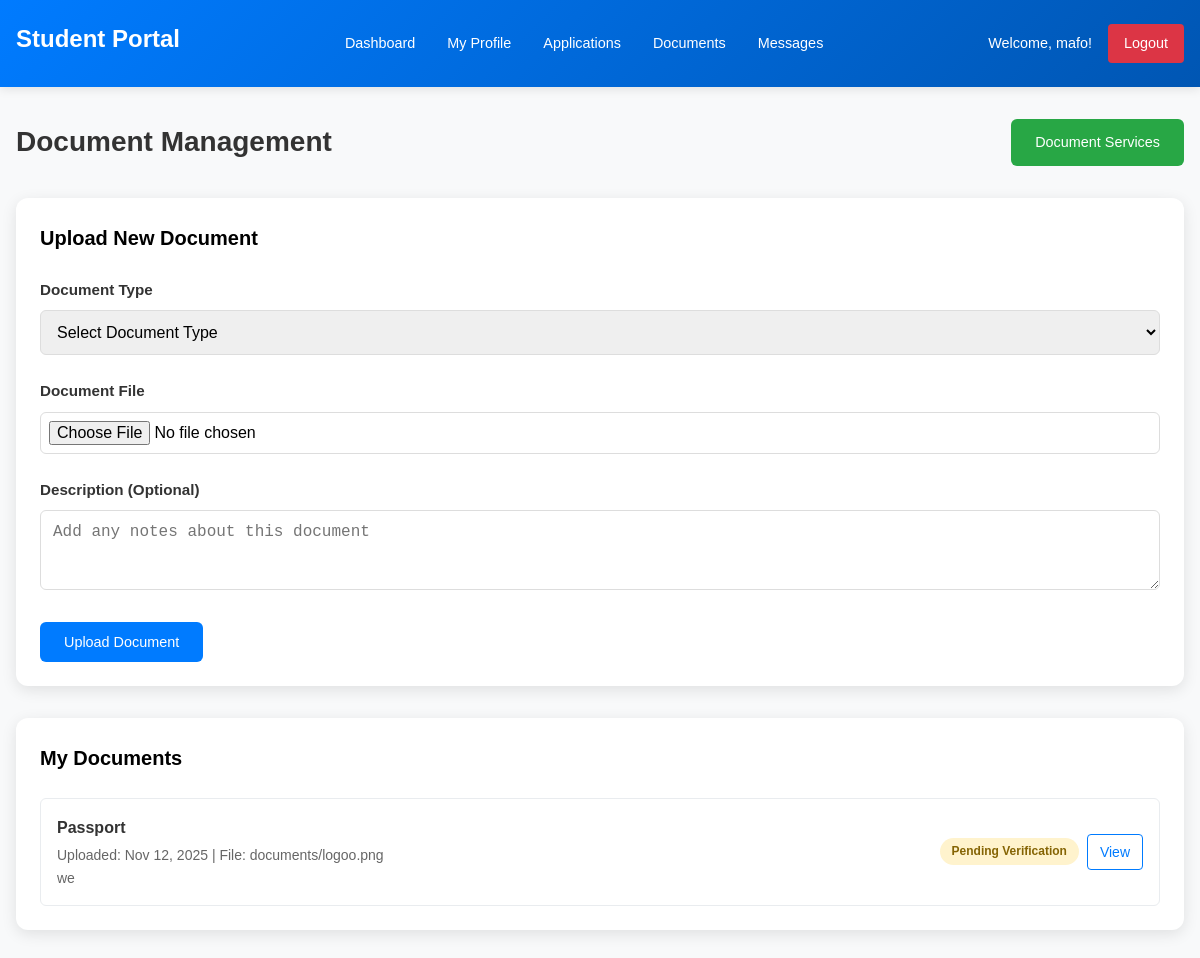
/student-portal/documents/ (signed in), run on the app's committed database.
### student_portal/models.py (models this page shows, shortened)
class Document(models.Model):
    DOCUMENT_TYPES = [
        ('passport', 'Passport'),
        ('academic_transcript', 'Academic Transcript'),
        ('degree_certificate', 'Degree Certificate'),
        ('recommendation_letter', 'Recommendation Letter'),
        ('sop', 'Statement of Purpose'),
        ('cv', 'CV'),
        ('language_test', 'Language Test Results'),
        ('financial_documents', 'Financial Documents'),
    ]
    student = models.ForeignKey(User, on_delete=models.CASCADE)
    document_type = models.CharField(max_length=50, choices=DOCUMENT_TYPES)
    file = models.FileField(upload_to='documents/')
    description = models.TextField(blank=True)
    uploaded_at = models.DateTimeField(auto_now_add=True)
    is_verified = models.BooleanField(default=False)

### student_portal/views.py (the view)
# urls.py: path('documents/', views.document_list, name='document_list'),
@login_required
def documents(request):
    if request.method == 'POST':
        form = DocumentForm(request.POST, request.FILES)
        if form.is_valid():
            try:
                document = form.save(commit=False)
                document.student = request.user
                document.save()
                messages.success(request, 'Document uploaded successfully!')
                return redirect('student_portal:documents')
            except Exception as e:
                messages.error(request, f'Error uploading document: {str(e)}')
        else:
            messages.error(request, 'Please correct the errors below.')
    else:
        form = DocumentForm()
    documents_list = Document.objects.filter(student=request.user).order_by('-uploaded_at')
    return render(request, 'student_portal/documents.html', {
        'form': form,
        'documents': documents_list
    })

### student_portal/forms.py
class DocumentForm(forms.ModelForm):
    class Meta:
        model = Document
        fields = ['document_type', 'file', 'description']

### student_portal/templates/student_portal/documents.html (shortened to what this page needs)
<!DOCTYPE html>
<html lang="en">
<head>
</head>
<body>
    <div class="header">
        <h1>Student Portal</h1>
        <nav class="nav-menu">
            <a href="{% url 'student_portal:dashboard' %}">Dashboard</a>
            <a href="{% url 'student_portal:profile' %}">My Profile</a>
            <a href="{% url 'student_portal:applications' %}">Applications</a>
            <a href="{% url 'student_portal:documents' %}">Documents</a>
            <a href="{% url 'student_portal:messages' %}">Messages</a>
        </nav>
        <div class="user-info">
            Welcome, {{ user.get_full_name|default:user.username }}!
            <a href="{% url 'student_portal:logout' %}" class="btn-logout">Logout</a>
        </div>
    </div>
    <div class="container">
        <div class="page-header">
            <h2>Document Management</h2>
            <a href="{% url 'student_portal:document_services' %}" class="btn-success">Document Services</a>
        </div>
        <div class="upload-card">
            <h3 style="margin-bottom: 1.5rem; font-size: 1.25rem;">Upload New Document</h3>
            <form method="post" enctype="multipart/form-data">
                <div class="form-group">
                    <label for="id_document_type">Document Type</label>
                    <select name="document_type" id="id_document_type" class="form-control" required>
                        <option value="">Select Document Type</option>
                    </select>
                </div>
                <div class="form-group">
                    <label for="id_file">Document File</label>
                    <input type="file" name="file" id="id_file" class="form-control" required accept=".pdf,.doc,.docx,.jpg,.jpeg,.png">
                </div>
                <div class="form-group">
                    <label for="id_description">Description (Optional)</label>
                    <textarea name="description" id="id_description" class="form-control" rows="3" placeholder="Add any notes about this document"></textarea>
                </div>
                <button type="submit" class="btn-primary">Upload Document</button>
            </form>
        </div>
        <div class="documents-card">
            <h3 style="margin-bottom: 1.5rem; font-size: 1.25rem;">My Documents</h3>
            {% if documents %}
            <div class="documents-grid">
                {% for document in documents %}
                <div class="document-item">
                    <div class="document-info">
                        <div class="document-name">{{ document.get_document_type_display }}</div>
                        <div class="document-meta">
                            Uploaded: {{ document.uploaded_at|date:"M d, Y" }} |
                            File: {{ document.file.name|slice:"-20:" }}
                        </div>
                        {% if document.description %}
                        <div class="document-meta">{{ document.description }}</div>
                        {% endif %}
                    </div>
                    <div class="document-actions">
                        <span class="verification-badge {% if document.is_verified %}verified{% else %}pending{% endif %}">
                            {% if document.is_verified %}Verified{% else %}Pending Verification{% endif %}
                        </span>
                        <a href="{{ document.file.url }}" target="_blank" class="btn-sm btn-outline-primary">View</a>
                    </div>
                </div>
                {% endfor %}
            </div>
            {% else %}
            <div class="empty-state">
                <h3>No Documents Uploaded</h3>
                <p>You haven't uploaded any documents yet. Start by uploading your first document!</p>
            </div>
            {% endif %}
        </div>
    </div>
</body>
</html>

### student_portal/templates/student_portal/documents.html (style rules this page uses)
* { margin: 0; padding: 0; box-sizing: border-box; }
body { font-family: 'Arial', sans-serif; background-color: #f8f9fa; line-height: 1.6; }
.header { background: linear-gradient(135deg, #007bff, #0056b3); color: white; padding: 1rem; display: flex; justify-content: space-between; align-items: center; box-shadow: 0 2px 10px rgba(0,0,0,0.1); flex-wrap: wrap; }
.header h1 { font-size: 1.5rem; margin-bottom: 0.5rem; }
.nav-menu { display: flex; gap: 1rem; flex-wrap: wrap; margin: 0.5rem 0; }
.nav-menu a { color: white; text-decoration: none; padding: 0.5rem; border-radius: 4px; transition: background-color 0.3s; font-size: 0.9rem; }
.user-info { display: flex; align-items: center; gap: 1rem; flex-wrap: wrap; margin: 0.5rem 0; font-size: 0.9rem; }
.container { max-width: 1200px; margin: 2rem auto; padding: 0 1rem; }
.page-header { display: flex; justify-content: space-between; align-items: center; margin-bottom: 2rem; flex-wrap: wrap; gap: 1rem; }
.page-header h2 { color: #333; font-size: 1.75rem; }
.btn-primary { background: #007bff; color: white; padding: 0.75rem 1.5rem; text-decoration: none; border-radius: 6px; border: none; cursor: pointer; transition: background-color 0.3s; display: inline-block; text-align: center; font-size: 0.9rem; width: 100%; }
.btn-success { background: #28a745; color: white; padding: 0.75rem 1.5rem; text-decoration: none; border-radius: 6px; border: none; cursor: pointer; transition: background-color 0.3s; display: inline-block; text-align: center; font-size: 0.9rem; width: 100%; }
.upload-card, .documents-card { background: white; padding: 1.5rem; border-radius: 12px; box-shadow: 0 4px 15px rgba(0,0,0,0.1); margin-bottom: 2rem; }
.form-group { margin-bottom: 1.5rem; }
.form-group label { display: block; margin-bottom: 0.5rem; color: #333; font-weight: bold; font-size: 0.95rem; }
.form-control { width: 100%; padding: 0.75rem; border: 1px solid #ddd; border-radius: 6px; font-size: 1rem; transition: border-color 0.3s; }
.documents-grid { display: grid; gap: 1rem; }
.document-item { display: flex; justify-content: space-between; align-items: center; padding: 1rem; border: 1px solid #e9ecef; border-radius: 6px; transition: background-color 0.3s; flex-wrap: wrap; gap: 1rem; }
.document-info { flex: 1; min-width: 200px; }
.document-name { font-weight: bold; color: #333; margin-bottom: 0.25rem; font-size: 1rem; }
.document-meta { font-size: 0.875rem; color: #666; }
.document-actions { display: flex; gap: 0.5rem; align-items: center; flex-wrap: wrap; }
.btn-sm { padding: 0.375rem 0.75rem; border-radius: 4px; font-size: 0.875rem; text-decoration: none; display: inline-block; text-align: center; }
.btn-outline-primary { border: 1px solid #007bff; color: #007bff; background: transparent; }
.verification-badge { padding: 0.25rem 0.75rem; border-radius: 20px; font-size: 0.75rem; font-weight: bold; white-space: nowrap; }
.pending { background: #fff3cd; color: #856404; }
.btn-logout { background: #dc3545; color: white; padding: 0.5rem 1rem; text-decoration: none; border-radius: 4px; display: inline-block; font-size: 0.9rem; }
@media (min-width: 768px) { .btn-primary, .btn-success { width: auto; } }
input[type="file"] { padding: 0.5rem; }
textarea.form-control { resize: vertical; min-height: 80px; }

### data on the page
Document: document_type "Passport", uploaded_at "Nov 12, 2025", file.name "documents/logoo.png", description "we", is_verified "Pending Verification"

### other printed values
{{ user.get_full_name|default:user.username }} "mafo"
